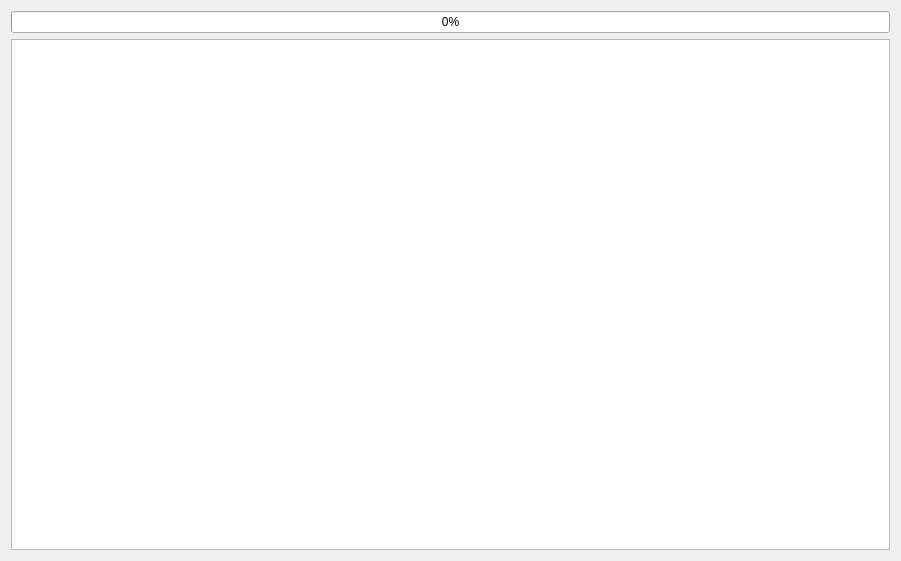
<?xml version="1.0" encoding="UTF-8"?>
<ui version="4.0">
 <class>IndexVerificationPage</class>
 <widget class="QWizardPage" name="IndexVerificationPage">
  <property name="geometry">
   <rect>
    <x>0</x>
    <y>0</y>
    <width>901</width>
    <height>561</height>
   </rect>
  </property>
  <property name="windowTitle">
   <string>Index verification</string>
  </property>
  <property name="title">
   <string>Index verification</string>
  </property>
  <property name="subTitle">
   <string>Processing the generated candidate indexes to know which are better</string>
  </property>
  <layout class="QVBoxLayout" name="verticalLayout">
   <item>
    <widget class="QProgressBar" name="progressBar">
     <property name="value">
      <number>0</number>
     </property>
    </widget>
   </item>
   <item>
    <widget class="QTextBrowser" name="logViewer"/>
   </item>
  </layout>
 </widget>
 <resources/>
 <connections/>
</ui>
